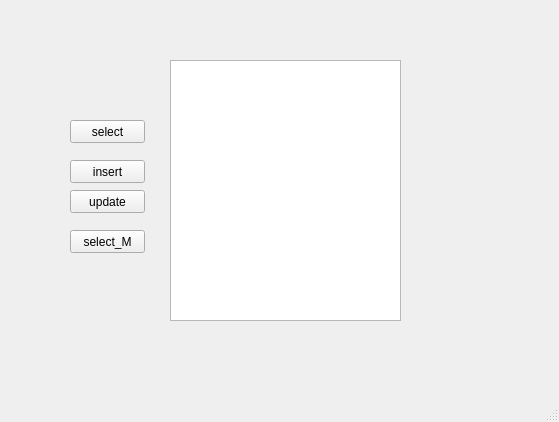
<?xml version="1.0" encoding="UTF-8"?>
<ui version="4.0">
 <class>MainWindow</class>
 <widget class="QMainWindow" name="MainWindow">
  <property name="geometry">
   <rect>
    <x>0</x>
    <y>0</y>
    <width>559</width>
    <height>422</height>
   </rect>
  </property>
  <property name="windowTitle">
   <string>MainWindow</string>
  </property>
  <widget class="QWidget" name="centralwidget">
   <widget class="QPushButton" name="select">
    <property name="geometry">
     <rect>
      <x>70</x>
      <y>120</y>
      <width>75</width>
      <height>23</height>
     </rect>
    </property>
    <property name="text">
     <string>select</string>
    </property>
   </widget>
   <widget class="QPushButton" name="insert">
    <property name="geometry">
     <rect>
      <x>70</x>
      <y>160</y>
      <width>75</width>
      <height>23</height>
     </rect>
    </property>
    <property name="text">
     <string>insert</string>
    </property>
   </widget>
   <widget class="QPushButton" name="update">
    <property name="geometry">
     <rect>
      <x>70</x>
      <y>190</y>
      <width>75</width>
      <height>23</height>
     </rect>
    </property>
    <property name="text">
     <string>update</string>
    </property>
   </widget>
   <widget class="QListView" name="listView">
    <property name="geometry">
     <rect>
      <x>170</x>
      <y>60</y>
      <width>231</width>
      <height>261</height>
     </rect>
    </property>
   </widget>
   <widget class="QPushButton" name="select_M">
    <property name="geometry">
     <rect>
      <x>70</x>
      <y>230</y>
      <width>75</width>
      <height>23</height>
     </rect>
    </property>
    <property name="text">
     <string>select_M</string>
    </property>
   </widget>
  </widget>
  <widget class="QMenuBar" name="menubar">
   <property name="geometry">
    <rect>
     <x>0</x>
     <y>0</y>
     <width>559</width>
     <height>22</height>
    </rect>
   </property>
  </widget>
  <widget class="QStatusBar" name="statusbar"/>
 </widget>
 <resources/>
 <connections/>
</ui>
